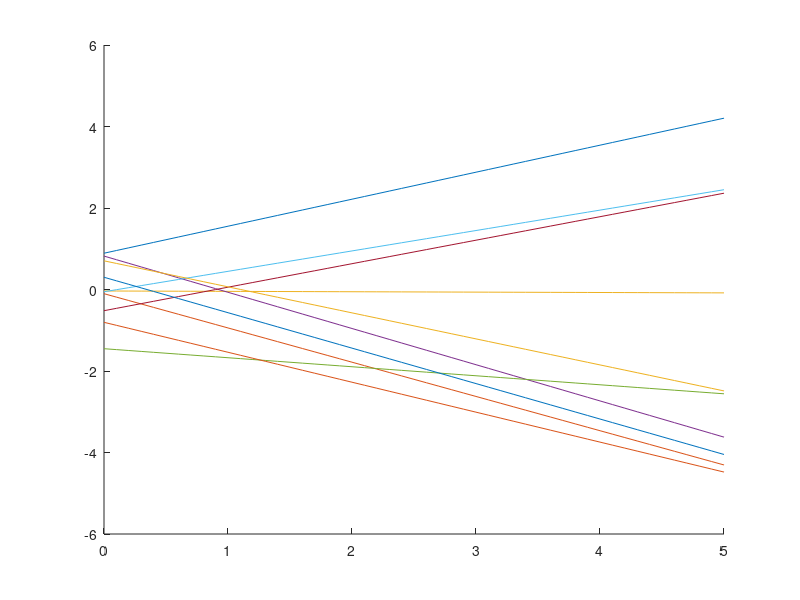
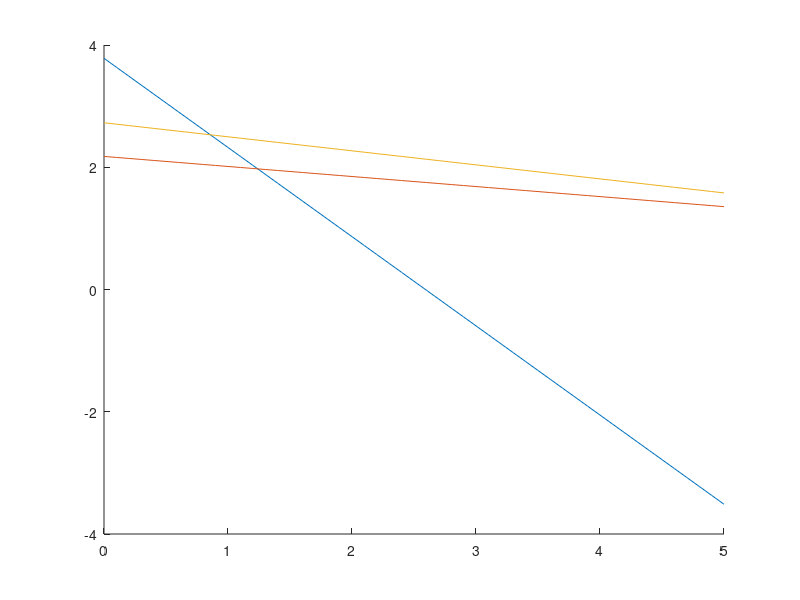

Write the MATLAB code that produced these figures, in order.

% ReeksamenF2013 opg. 2.1
N = 10;

% A~U(-1,1)
A = rand(1,N)*2 - 1;
% A = [ -0.5 0 0.5 ];

% B~U(-2,2)
B = rand(1,N)*4 - 2;
% B = [ -1.5 0.1 1.4 ];

t = 0:0.1:5;

figure
hold on
for i = 1:N
    X = A(i)*t+B(i);
    plot(t,X)
end
hold off

%%%%%%%%%%%%%%%%%%%%%%%%%%
% Eksempel med normalfordeling
%%%%%%%%%%%%%%%%%%%%%%%%%%

N = 3;

% A~N(0,1)
mu = 0;
sigma = 1; % Standardafvigelsen (ikke variansen!)
A = randn(1,N);

% B~N(2,4)
mu = 2;
sigma = sqrt(4); % Standardafvigelsen (ikke variansen!)
B = randn(1,N)*sigma + mu;

t = 0:0.1:5;

figure
hold on
for i = 1:N
    X = A(i)*t+B(i);
    plot(t,X)
end
hold off
